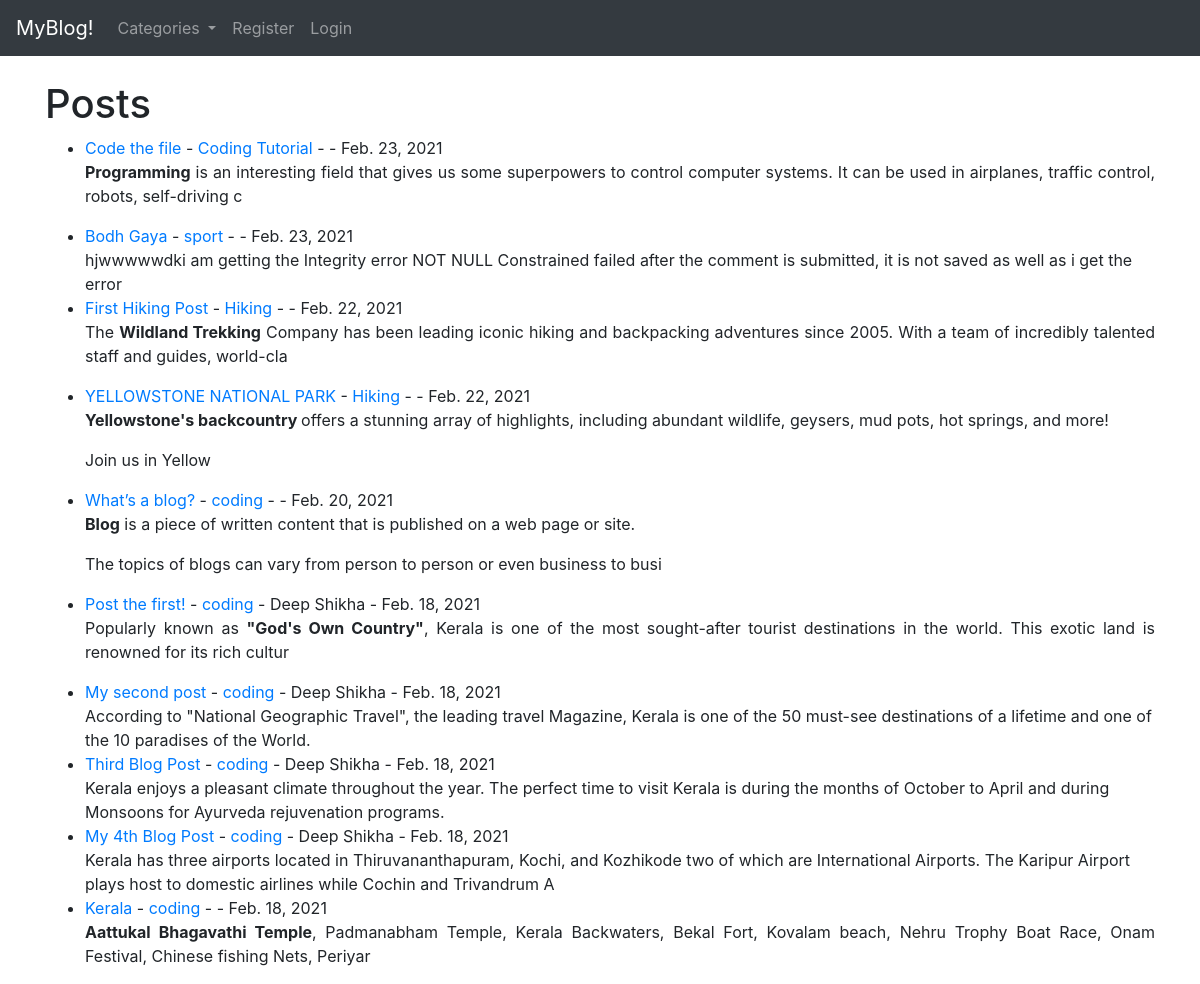
The page / on the database its author committed.
### theblog/models.py (models this page shows, shortened)
class Post(models.Model):
    title = models.CharField(max_length=225)
    title_tag = models.CharField(max_length=225)
    author = models.ForeignKey(User, on_delete=models.CASCADE)
    body = models.TextField()
    post_date = models.DateField(auto_now_add=True)
    category = models.CharField(max_length=225, default='coding')

### theblog/views.py (the view)
# urls.py: path('', HomeView.as_view(), name="home"),
class HomeView(ListView):
    model = Post
    template_name = "home.html"
    cats = Category.objects.all()
    ordering = ['-post_date']
    def get_context_data(self, *args, **kwargs):
        cat_menu = Category.objects.all()
        context = super(HomeView, self).get_context_data(*args,**kwargs)
        context["cat_menu"] = cat_menu
        return context

### theblog/models.py (called while the page is built)
    def __str__(self):
        return self.name

### theblog/templates/home.html (shortened to what this page needs)
{% extends 'base.html' %}
{% block content %}
<h1>Posts</h1>
<ul>
{% for post in object_list %}
    <li><a href="{% url 'article-detail' post.pk %}">
    {{ post.title }}</a>
    - <a href="{% url 'category' post.category|slugify %}">{{ post.category }}</a>
    - {{ post.author.first_name }}
    {{ post.author.last_name }} - {{ post.post_date }}
        <br/>
    {{ post.body|slice:":200" | safe }}</li>
{% endfor %}
</ul>
{% endblock %}

### rows shown on the page
Post: title "Code the file", category "Coding Tutorial", post_date "Feb. 23, 2021", body "Programming is an interesting field that gives us some superpowers to control computer systems. It can be used in airplanes, traffic control, robots, self-driving c"
Post: title "Bodh Gaya", category "sport", post_date "Feb. 23, 2021", body "hjwwwwwdki am getting the Integrity error NOT NULL Constrained failed after the comment is submitted, it is not saved as well as i get the error"
Post: title "First Hiking Post", category "Hiking", post_date "Feb. 22, 2021", body "The Wildland Trekking Company has been leading iconic hiking and backpacking adventures since 2005. With a team of incredibly talented staff and guides, world-cla"
Post: title "YELLOWSTONE NATIONAL PARK", category "Hiking", post_date "Feb. 22, 2021", body "Yellowstone's backcountry offers a stunning array of highlights, including abundant wildlife, geysers, mud pots, hot springs, and more! Join us in Yellow"
Post: title "What’s a blog?", category "coding", post_date "Feb. 20, 2021", body "Blog is a piece of written content that is published on a web page or site. The topics of blogs can vary from person to person or even business to busi"
Post: title "Post the first!", category "coding", author.first_name "Deep", author.last_name "Shikha", post_date "Feb. 18, 2021", body "Popularly known as \"God's Own Country\" , Kerala is one of the most sought-after tourist destinations in the world. This exotic land is renowned for its rich cultur"
Post: title "My second post", category "coding", author.first_name "Deep", author.last_name "Shikha", post_date "Feb. 18, 2021", body "According to \"National Geographic Travel\", the leading travel Magazine, Kerala is one of the 50 must-see destinations of a lifetime and one of the 10 paradises of the World."
Post: title "Third Blog Post", category "coding", author.first_name "Deep", author.last_name "Shikha", post_date "Feb. 18, 2021", body "Kerala enjoys a pleasant climate throughout the year. The perfect time to visit Kerala is during the months of October to April and during Monsoons for Ayurveda rejuvenation programs."
Post: title "My 4th Blog Post", category "coding", author.first_name "Deep", author.last_name "Shikha", post_date "Feb. 18, 2021", body "Kerala has three airports located in Thiruvananthapuram, Kochi, and Kozhikode two of which are International Airports. The Karipur Airport plays host to domestic airlines while Cochin and Trivandrum A"
Post: title "Kerala", category "coding", post_date "Feb. 18, 2021", body "Aattukal Bhagavathi Temple , Padmanabham Temple, Kerala Backwaters, Bekal Fort, Kovalam beach, Nehru Trophy Boat Race, Onam Festival, Chinese fishing Nets, Periyar"
